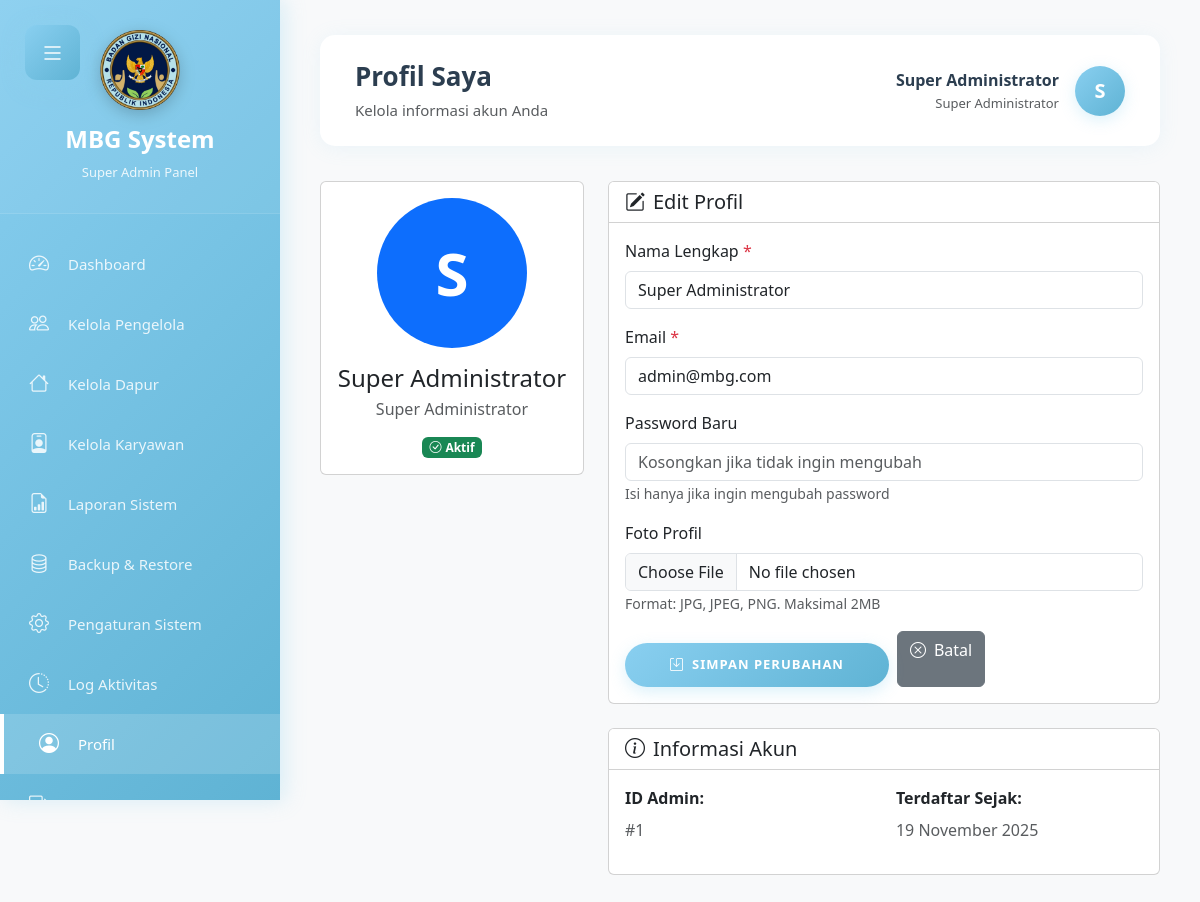
Page /admin/profil.php (signed in) on the committed database.
### tables this page shows
CREATE TABLE `tbl_super_admin` (
  `id_super_admin` int(11) NOT NULL,
  `username` varchar(50) NOT NULL,
  `password` varchar(255) NOT NULL,
  `nama_lengkap` varchar(100) NOT NULL,
  `email` varchar(100) NOT NULL,
  `no_telepon` varchar(20) DEFAULT NULL,
  `foto_profil` varchar(255) DEFAULT NULL,
  `status` enum('aktif','nonaktif') DEFAULT 'aktif',
  `last_login` timestamp NULL DEFAULT NULL,
  `created_at` timestamp NOT NULL DEFAULT current_timestamp(),
  `updated_at` timestamp NOT NULL DEFAULT current_timestamp() ON UPDATE current_timestamp()
);

### admin/profil.php (the view, shortened to what this page needs)
<?php
require_once '../koneksi.php';
$id_admin = $_SESSION['user_id'];
$query = "SELECT * FROM tbl_super_admin WHERE id_super_admin = '$id_admin'";
$result = mysqli_query($conn, $query);
$user = mysqli_fetch_assoc($result);
?>
<!DOCTYPE html>
<html lang="id">
<head>
    <link href="https://cdn.jsdelivr.net/npm/bootstrap@5.3.0/dist/css/bootstrap.min.css" rel="stylesheet">
    <link rel="stylesheet" href="https://cdn.jsdelivr.net/npm/bootstrap-icons@1.11.0/font/bootstrap-icons.css">
    <link rel="stylesheet" href="../assets/css/style.css">
    <link rel="stylesheet" href="../assets/css/admin-dashboard.css">
</head>
<body>
    <button class="mobile-menu-toggle" id="mobileMenuToggle"><i class="bi bi-list"></i></button>
    <div class="sidebar" id="sidebar">
        <div class="sidebar-header">
            <div class="sidebar-logo"><img src="../assets/img/logo.png" alt="MBG Logo" class="logo-image"></div>
            <h4>MBG System</h4><small>Super Admin Panel</small>
        </div>
        <div class="sidebar-menu">
            <a href="dashboard.php"><i class="bi bi-speedometer2"></i><span>Dashboard</span></a>
            <a href="pengelola.php"><i class="bi bi-people"></i><span>Kelola Pengelola</span></a>
            <a href="dapur.php"><i class="bi bi-house"></i><span>Kelola Dapur</span></a>
            <a href="karyawan.php"><i class="bi bi-person-badge"></i><span>Kelola Karyawan</span></a>
            <a href="laporan-sistem.php"><i class="bi bi-file-earmark-bar-graph"></i><span>Laporan Sistem</span></a>
            <a href="backup.php"><i class="bi bi-database"></i><span>Backup & Restore</span></a>
            <a href="settings.php"><i class="bi bi-gear"></i><span>Pengaturan Sistem</span></a>
            <a href="log-aktivitas.php"><i class="bi bi-clock-history"></i><span>Log Aktivitas</span></a>
            <a href="profil.php" class="active"><i class="bi bi-person-circle"></i><span>Profil</span></a>
            <a href="../logout.php" onclick="return confirm('Yakin ingin logout?')"><i class="bi bi-box-arrow-right"></i><span>Logout</span></a>
        </div>
    </div>
    <div class="main-content" id="mainContent">
        <div class="top-navbar">
            <div><h4 class="mb-0">Profil Saya</h4><small class="text-muted">Kelola informasi akun Anda</small></div>
            <div class="user-profile">
                <a href="profil.php" class="text-decoration-none text-dark d-flex align-items-center">
                    <div class="text-end me-3">
                        <div class="fw-bold"><?= $_SESSION['user_name'] ?></div>
                        <small class="text-muted">Super Administrator</small>
                    </div>
                    <div class="user-avatar">
                        <?php if (isset($_SESSION['foto_profil']) && $_SESSION['foto_profil']): ?>
                            <img src="../assets/img/profil/<?= $_SESSION['foto_profil'] ?>" alt="Profil" class="rounded-circle" style="width: 40px; height: 40px; object-fit: cover;">
                        <?php else: ?>
                            <?= strtoupper(substr($_SESSION['user_name'], 0, 1)) ?>
                        <?php endif; ?>
                    </div>
                </a>
            </div>
        </div>
        <div class="row g-4">
            <div class="col-lg-4">
                <div class="card">
                    <div class="card-body text-center">
                        <div class="mb-3">
                            <?php if ($user['foto_profil']): ?>
                                <img src="../assets/img/profil/<?= $user['foto_profil'] ?>" alt="Foto Profil"
                                     class="rounded-circle" style="width: 150px; height: 150px; object-fit: cover;">
                            <?php else: ?>
                                <div class="rounded-circle bg-primary text-white d-inline-flex align-items-center justify-content-center"
                                     style="width: 150px; height: 150px; font-size: 60px; font-weight: bold;">
                                    <?= strtoupper(substr($user['nama_lengkap'], 0, 1)) ?>
                                </div>
                            <?php endif; ?>
                        </div>
                        <h4 class="mb-1"><?= $user['nama_lengkap'] ?></h4>
                        <p class="text-muted mb-3">Super Administrator</p>
                        <div class="d-flex justify-content-center gap-2">
                            <span class="badge bg-success"><i class="bi bi-check-circle me-1"></i>Aktif</span>
                        </div>
                    </div>
                </div>
            </div>
            <div class="col-lg-8">
                <div class="card">
                    <div class="card-header bg-white">
                        <h5 class="mb-0"><i class="bi bi-pencil-square me-2"></i>Edit Profil</h5>
                    </div>
                    <div class="card-body">
                        <form method="POST" enctype="multipart/form-data">
                            <div class="mb-3">
                                <label class="form-label">Nama Lengkap <span class="text-danger">*</span></label>
                                <input type="text" name="nama" class="form-control" value="<?= $user['nama_lengkap'] ?>" required>
                            </div>
                            <div class="mb-3">
                                <label class="form-label">Email <span class="text-danger">*</span></label>
                                <input type="email" name="email" class="form-control" value="<?= $user['email'] ?>" required>
                            </div>
                            <div class="mb-3">
                                <label class="form-label">Password Baru</label>
                                <input type="password" name="password" class="form-control" placeholder="Kosongkan jika tidak ingin mengubah">
                                <small class="text-muted">Isi hanya jika ingin mengubah password</small>
                            </div>
                            <div class="mb-3">
                                <label class="form-label">Foto Profil</label>
                                <input type="file" name="foto_profil" class="form-control" accept="image/*">
                                <small class="text-muted">Format: JPG, JPEG, PNG. Maksimal 2MB</small>
                            </div>
                            <div class="d-flex gap-2">
                                <button type="submit" class="btn btn-primary">
                                    <i class="bi bi-save me-2"></i>Simpan Perubahan
                                </button>
                                <a href="dashboard.php" class="btn btn-secondary">
                                    <i class="bi bi-x-circle me-2"></i>Batal
                                </a>
                            </div>
                        </form>
                    </div>
                </div>
                <div class="card mt-4">
                    <div class="card-header bg-white">
                        <h5 class="mb-0"><i class="bi bi-info-circle me-2"></i>Informasi Akun</h5>
                    </div>
                    <div class="card-body">
                        <div class="row">
                            <div class="col-md-6">
                                <p class="mb-2"><strong>ID Admin:</strong></p>
                                <p class="text-muted">#<?= $user['id_super_admin'] ?></p>
                            </div>
                            <div class="col-md-6">
                                <p class="mb-2"><strong>Terdaftar Sejak:</strong></p>
                                <p class="text-muted"><?= date('d F Y', strtotime($user['created_at'])) ?></p>
                            </div>
                        </div>
                    </div>
                </div>
            </div>
        </div>
    </div>
</body>
</html>

### assets/css/style.css (style rules this page uses)
:root { --baby-blue: #89cff0; --baby-blue-dark: #5fb3d4; --baby-blue-light: #b8e6f7; --white: #ffffff; --text-dark: #2c3e50; --text-light: #7f8c8d; --shadow: rgba(137, 207, 240, 0.3); --gradient: linear-gradient(135deg, #89cff0 0%, #5fb3d4 100%); }
* { margin: 0; padding: 0; box-sizing: border-box; }
body { font-family: "Segoe UI", Tahoma, Geneva, Verdana, sans-serif; background: rgb(202, 202, 202); display: flex; justify-content: center; align-items: center; min-height: 100vh; overflow: hidden; }
.btn-primary { background: var(--gradient); border: none; color: var(--white); font-size: 13px; font-weight: 700; padding: 12px 45px; border-radius: 25px; text-transform: uppercase; letter-spacing: 1px; cursor: pointer; transition: all 0.3s ease; margin-top: 12px; box-shadow: 0 5px 15px var(--shadow); animation: fadeIn 1s ease-out 1s both; }

### rows in the picture
tbl_super_admin: nama_lengkap "S", nama_lengkap "Super Administrator", nama "Super Administrator", email "admin@mbg.com", id_super_admin "1", created_at "19 November 2025"

### other values in the picture
$_SESSION['user_name'] "Super Administrator"
substr($_SESSION['user_name'], 0, 1) "S"
